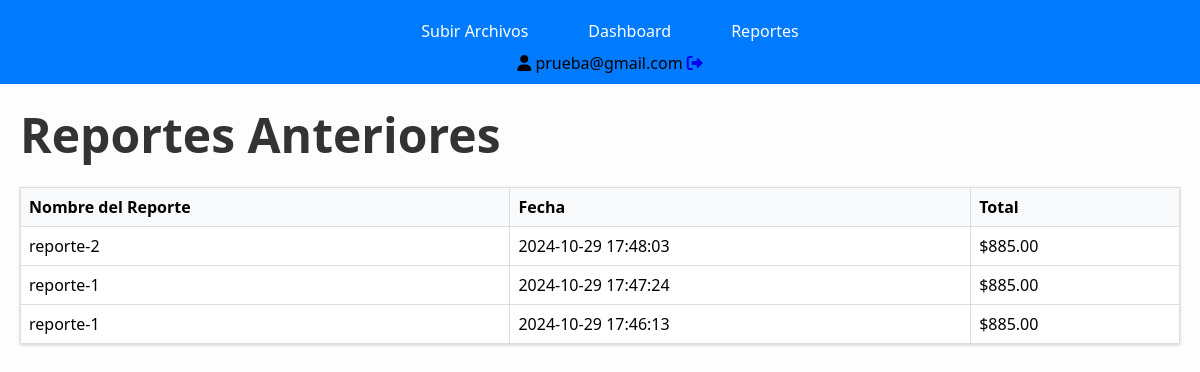
The app's page /reportes.anteriores (signed in) with its own data.
### tables this page shows
CREATE TABLE reportes (
            id INTEGER PRIMARY KEY AUTOINCREMENT,
            user_id INTEGER NOT NULL,
            nombre TEXT NOT NULL,
            fecha TEXT NOT NULL,
            total REAL NOT NULL,
            FOREIGN KEY (user_id) REFERENCES usuarios (id)
        );

### app.py (the view)
@app.route('/reportes.anteriores')
def reportes_anteriores():
    if 'user_id' not in session:
        return redirect(url_for('login'))
    user_id = session['user_id']
    conn = get_db_connection()
    reportes = conn.execute('''
        SELECT * FROM reportes
        WHERE user_id = ?
        ORDER BY fecha DESC
    ''', (user_id,)).fetchall()
    conn.close()
    return render_template('reportes.html', reportes=reportes)

### app.py (called while the page is built)
def get_db_connection():
    conn = sqlite3.connect('app.db')
    conn.row_factory = sqlite3.Row
    return conn

### templates/reportes.html (shortened to what this page needs)
<!DOCTYPE html>
<html lang="es">
<head>
    <link rel="stylesheet" href="/static/styles.css">
    <link rel="stylesheet" href="https://cdnjs.cloudflare.com/ajax/libs/font-awesome/6.0.0-beta3/css/all.min.css">
</head>
<nav class="navbar">
    <ul class="menu">
        <li><a href="/index">Subir Archivos</a></li>
        <li><a href="/dashboard">Dashboard</a></li>
        <li><a href="/reportes.anteriores">Reportes</a></li>
    </ul>
    <div class="user-info">
        <i class="fas fa-user"></i>
        <span>{{ session['user_email'] }}</span>
        <a href="/logout" class="logout-icon">
            <i class="fas fa-sign-out-alt"></i>
        </a>
    </div>
</nav>
<body>
<div class="container">
    <h1>Reportes Anteriores</h1>
    {% if reportes %}
        <table class="report-table">
            <thead>
                <tr>
                    <th>Nombre del Reporte</th>
                    <th>Fecha</th>
                    <th>Total</th>
                </tr>
            </thead>
            <tbody>
                {% for reporte in reportes %}
                    <tr>
                        <td>{{ reporte['nombre'] }}</td>
                        <td>{{ reporte['fecha'] }}</td>
                        <td>${{ "%.2f"|format(reporte['total']) }}</td>
                    </tr>
                {% endfor %}
            </tbody>
        </table>
    {% else %}
        <p>No hay reportes anteriores para mostrar.</p>
    {% endif %}
</div>
</body>

### static/styles.css (style rules this page uses)
body { font-family: 'Segoe UI', Tahoma, Geneva, Verdana, sans-serif; background-color: #fdfdfd; margin: 0; padding: 0; }
.navbar { position: fixed; top: 0; left: 0; width: 100%; background-color: #007bff; padding: 10px; text-align: center; z-index: 1000; }
.navbar ul { list-style-type: none; margin: 0; padding: 0; display: flex; justify-content: center; gap: 20px; }
.navbar ul li { display: inline; }
.navbar ul li a { color: white; text-decoration: none; padding: 10px 20px; display: inline-block; transition: background-color 0.3s; }
.menu { color: white; text-decoration: none; font-size: 16px; }
.report-table { width: 100%; border-collapse: collapse; margin-top: 20px; background-color: white; box-shadow: 0 1px 3px rgba(0,0,0,0.2); }
.report-table th, .report-table td { padding: 12px; text-align: left; border-bottom: 1px solid #ddd; }
.report-table th { background-color: #f8f9fa; font-weight: bold; }
.container { max-width: 1200px; margin: 20px auto; padding: 0 20px; padding-top: 50px; }
.report-table { width: 100%; border-collapse: collapse; margin-top: 20px; }
.report-table th, .report-table td { border: 1px solid #ddd; padding: 8px; text-align: left; }
h1 { font-size: 3em; color: #333; margin-bottom: 20px; }

### templates/reportes.html (style rules this page uses)
.report-table { width: 100%; border-collapse: collapse; margin-top: 20px; }
.report-table th, .report-table td { border: 1px solid #ddd; padding: 8px; text-align: left; }

### records on screen
reportes: nombre "reporte-2", fecha "2024-10-29 17:48:03", total "885.00"
reportes: nombre "reporte-1", fecha "2024-10-29 17:47:24", total "885.00"
reportes: nombre "reporte-1", fecha "2024-10-29 17:46:13", total "885.00"

### other values on screen
{{ session['user_email'] }} "prueba@gmail.com"
